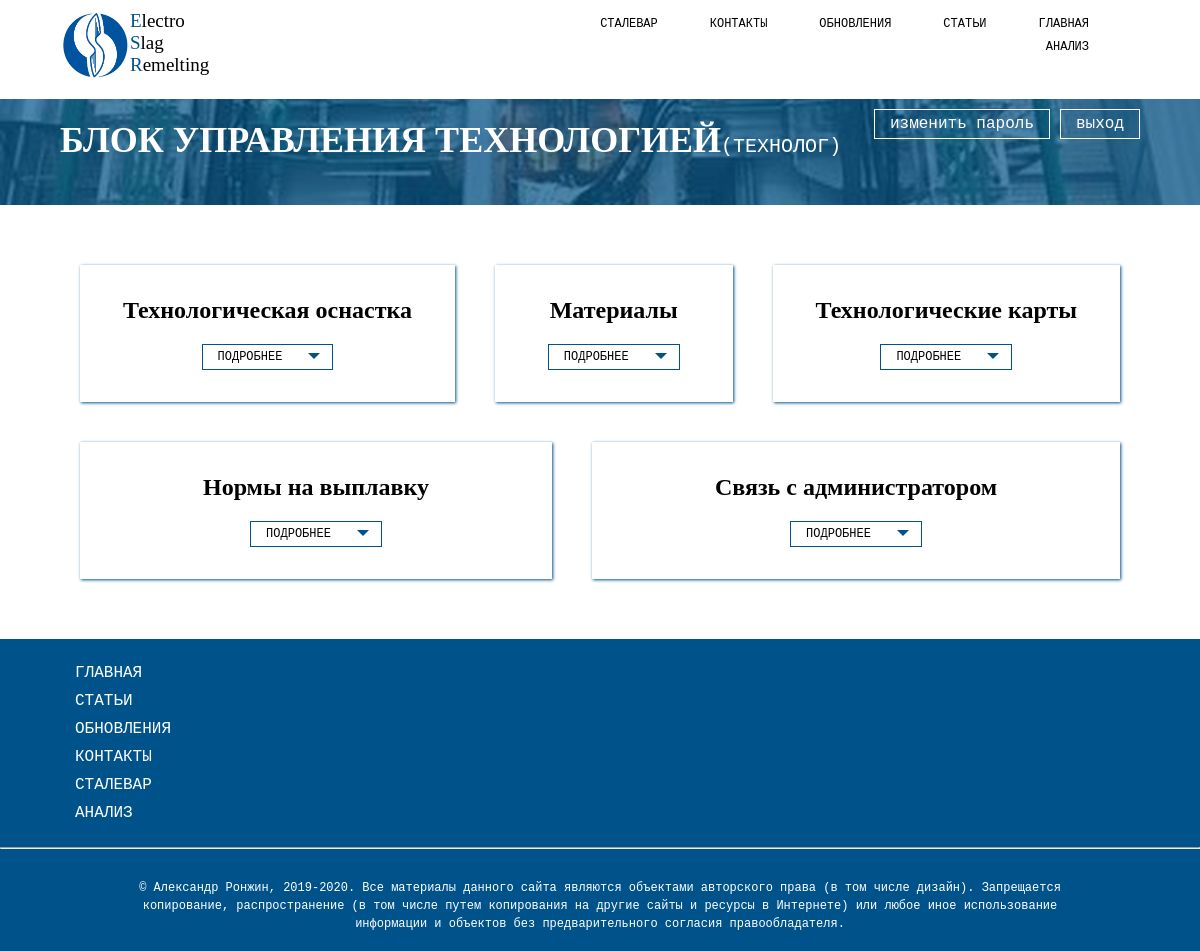
The page /user_page/technologist.php (signed in) on the database its author committed.
### tables this page shows
CREATE TABLE `user_pages` (
  `id` int(11) NOT NULL AUTO_INCREMENT,
  `title` varchar(100) NOT NULL,
  `href` varchar(1000) NOT NULL,
  `access` varchar(200) DEFAULT NULL,
  PRIMARY KEY (`id`)
);

### user_page/about_user.php (called while the page is built, shortened)
<?php
$user_login = $_SESSION["user_login"];
$sql_user = "SELECT user_type, user_name, user_surname, user_patronymic, user_place_of_work, user_position, user_email, user_phone, user_password FROM users WHERE user_login='{$user_login}'";
$result_user = mysqli_query($link, $sql_user);
$row_user = mysqli_fetch_array($result_user);
$user_type = $row_user["user_type"];
?>

### user_page/technologist.php (the view, shortened to what this page needs)
<?php
$page_title = "технолог";
require_once "../scripts/database_connect.php";
require_once "about_user.php";
require_once "header.php";
?>
	<div class="desctop">
		<div class="container">
			<form action="../index.php" method="post">
				<input type="submit" name="user_name" value="выход">
			</form>
			<form action="change_password.php" method="post">
				<input type="submit" value="изменить пароль">
			</form>
			<h1>Блок управления технологией<span>(Технолог)</span></h1>
		</div>
	</div>
	<div class="content">
		<div class="block">
			<h4>Технологическая оснастка<br>
			<label for="first"><span>подробнее</span></label></h4>
		</div>
		<div class="block">
			<h4>Материалы<br>
			<label for="second"><span>подробнее</span></label></h4>
		</div>
		<div class="block">
			<h4>Технологические карты<br>
			<label for="third"><span>подробнее</span></label></h4>
		</div>
		<div class="block">
			<h4>Нормы на выплавку<br>
			<label for="fourth"><span>подробнее</span></label></h4>
		</div>
		<div class="block">
			<h4>Связь с администратором<br>
			<label for="fifth"><span>подробнее</span></label></h4>
		</div>
	</div>
<?php
require_once "footer.php";
?>

### user_page/add_link.php
<?php
$sql_pages = "SELECT title, href, access FROM user_pages";
$result_pages = mysqli_query($link, $sql_pages);
while ($row_user = mysqli_fetch_array($result_pages)) {
	$access = substr($row_user["access"],strripos($row_user["access"], $user_type), strlen($user_type));
	if ($access == $user_type) {
	if ($row_user["title"] == $page_title) {
		echo "<li><a href=\"".$row_user["href"]."\" class=\"active\">".$row_user["title"]."</a></li>";
	} else {
		echo "<li><a href=\"".$row_user["href"]."\">".$row_user["title"]."</a></li>";
	};
	};
};
?>

### style/user_page.css (style rules this page uses)
body { background-color: white; color: black; margin: 0; padding: 0; }
.container { width: 90%; margin-left: 5%; }
.menu a { display: inline-block; font-family: "Courier new"; font-size: 12px; text-transform: uppercase; color: black; text-decoration: none; margin-right: 50px; margin-bottom: 0px; transition: 0.5s; padding: 1px; border-bottom: 1px solid transparent; }
.menu li { float: right; }
.desctop { width: 100%; height: auto; background: url("../img/fon1.jpg") no-repeat center; background-size: cover; margin-top: -35px; position: relative; padding-bottom: 20px; }
.desctop::after { display: block; content: ""; width: 100%; height: 100%; position: absolute; left: 0; top: 0; background-color: rgba(0, 83, 138, 0.7); z-index: 1; }
.desctop h1 { position: relative; z-index: 2; font-family: "impact"; color: white; text-transform: uppercase; font-size: 36px; padding-top: 80px; text-align: center; }
.desctop h1 span { font-family: "Courier new"; font-size: 20px; font-weight: normal; }
.desctop form { padding-top: 110px; padding-bottom: 20px; position: relative; z-index: 2; display: flex; justify-content: space-around; flex-wrap: wrap; }
.desctop form input { flex: 0 1 200px; border: none; background-color: transparent; color: white; border-bottom: 1px solid white; text-align: center; font-family: "Courier new"; font-size: 16px; padding: 5px 15px; margin-bottom: 20px; }
.desctop form input[type=submit] { border: 1px solid white; transition: 0.5s; }
.desctop h1 { text-align: left; padding-top: 20px; }
.desctop form { padding-top: 10px; padding-bottom: 10px; float: right; z-index: 10; margin-left: 10px; }
.content { height: auto; float: left; width: 60%; margin-left: 5%; margin-top: 40px; margin-bottom: 40px; }
.footer li:first-child { padding-top: 20px; }
.footer ul a { display: inline-block; padding: 5px 15px; color: white; font-family: "Courier new"; font-size: 16px; text-transform: uppercase; text-decoration: none; }
.footer a { color: white; font-family: "Courier new"; font-size: 12px; text-decoration: none; transition: 0.5s; }

### user_page/technologist.php (style rules this page uses)
.content { width: 90%; margin-left: 5%; }
.content { display: flex; justify-content: space-between; flex-wrap: wrap; }
.content .block { flex: 1 0 auto; max-width: 600px; height: 100%; box-shadow: 1px 1px 3px rgba(0, 83, 138, 1); margin: 20px; }
.content .block h4 { text-align: center; font-family: "impact"; font-size: 24px; }
.content .block h4 span { display: inline-block; margin-top: 20px; text-align: center; font-family: "courier new"; font-size: 12px; text-transform: uppercase; font-weight: normal; border: 1px solid rgba(0, 83, 138, 1); transition: 0.5s; padding: 5px 15px; padding-right: 50px; position: relative; }
.content .block h4 span::before { content: ""; display: block; border: 6px solid rgba(0, 83, 138, 1); border-left-color: transparent; border-right-color: transparent; border-bottom-color: transparent; position: absolute; top: 8px; right: 12px; transition: 0.5s; }
.content .block form input, select, label { margin: 10px; border: 0; font-family: "courier new"; font-size: 16px; background-color: transparent; }

### rows shown on the page
user_pages: title "ГЛАВНАЯ"
user_pages: title "СТАТЬИ"
user_pages: title "ОБНОВЛЕНИЯ"
user_pages: title "КОНТАКТЫ"
user_pages: title "СТАЛЕВАР"
user_pages: title "АНАЛИЗ"
